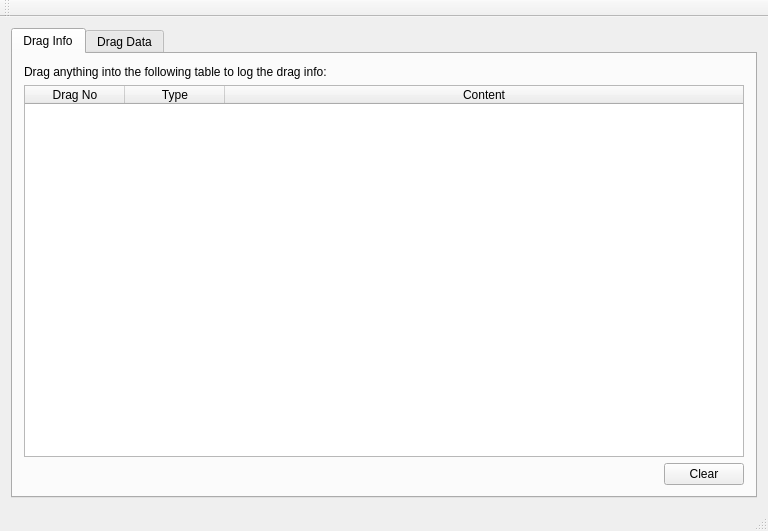
<?xml version="1.0" encoding="UTF-8"?>
<ui version="4.0">
 <class>MainWindow</class>
 <widget class="QMainWindow" name="MainWindow">
  <property name="geometry">
   <rect>
    <x>0</x>
    <y>0</y>
    <width>768</width>
    <height>531</height>
   </rect>
  </property>
  <property name="windowTitle">
   <string>MainWindow</string>
  </property>
  <widget class="QWidget" name="centralWidget">
   <layout class="QVBoxLayout" name="verticalLayout">
    <item>
     <widget class="QTabWidget" name="tabWidget">
      <property name="currentIndex">
       <number>0</number>
      </property>
      <widget class="QWidget" name="tab">
       <attribute name="title">
        <string>Drag Info</string>
       </attribute>
       <layout class="QHBoxLayout" name="horizontalLayout_2">
        <item>
         <layout class="QVBoxLayout" name="verticalLayout_3">
          <item>
           <layout class="QVBoxLayout" name="verticalLayout_2">
            <item>
             <widget class="QLabel" name="label">
              <property name="text">
               <string>Drag anything into the following table to log the drag info:</string>
              </property>
             </widget>
            </item>
            <item>
             <widget class="DropTableWidget" name="tableWidgetDragInfo">
              <property name="acceptDrops">
               <bool>true</bool>
              </property>
              <attribute name="horizontalHeaderDefaultSectionSize">
               <number>100</number>
              </attribute>
              <attribute name="horizontalHeaderStretchLastSection">
               <bool>true</bool>
              </attribute>
              <column>
               <property name="text">
                <string>Drag No</string>
               </property>
              </column>
              <column>
               <property name="text">
                <string>Type</string>
               </property>
              </column>
              <column>
               <property name="text">
                <string>Content</string>
               </property>
              </column>
             </widget>
            </item>
           </layout>
          </item>
          <item>
           <layout class="QHBoxLayout" name="horizontalLayout">
            <item>
             <spacer name="horizontalSpacer">
              <property name="orientation">
               <enum>Qt::Horizontal</enum>
              </property>
              <property name="sizeHint" stdset="0">
               <size>
                <width>40</width>
                <height>20</height>
               </size>
              </property>
             </spacer>
            </item>
            <item>
             <widget class="QPushButton" name="pushButtonClear">
              <property name="text">
               <string>Clear</string>
              </property>
             </widget>
            </item>
           </layout>
          </item>
         </layout>
        </item>
       </layout>
      </widget>
      <widget class="QWidget" name="tab_2">
       <attribute name="title">
        <string>Drag Data</string>
       </attribute>
       <layout class="QHBoxLayout" name="horizontalLayout_3">
        <item>
         <layout class="QVBoxLayout" name="verticalLayout_4">
          <item>
           <widget class="QLabel" name="label_2">
            <property name="text">
             <string>Data of the Last Drop Event:</string>
            </property>
           </widget>
          </item>
          <item>
           <widget class="QComboBox" name="comboBoxMimeType"/>
          </item>
          <item>
           <widget class="QPlainTextEdit" name="plainTextEdit"/>
          </item>
         </layout>
        </item>
       </layout>
      </widget>
     </widget>
    </item>
   </layout>
  </widget>
  <widget class="QMenuBar" name="menuBar">
   <property name="geometry">
    <rect>
     <x>0</x>
     <y>0</y>
     <width>768</width>
     <height>23</height>
    </rect>
   </property>
  </widget>
  <widget class="QToolBar" name="mainToolBar">
   <attribute name="toolBarArea">
    <enum>TopToolBarArea</enum>
   </attribute>
   <attribute name="toolBarBreak">
    <bool>false</bool>
   </attribute>
  </widget>
  <widget class="QStatusBar" name="statusBar"/>
  <action name="actionClear">
   <property name="text">
    <string>Clear</string>
   </property>
   <property name="toolTip">
    <string>Delete all info lines</string>
   </property>
  </action>
 </widget>
 <layoutdefault spacing="6" margin="11"/>
 <customwidgets>
  <customwidget>
   <class>DropTableWidget</class>
   <extends>QTableWidget</extends>
   <header>droptablewidget.hpp</header>
  </customwidget>
 </customwidgets>
 <resources/>
 <connections/>
</ui>
